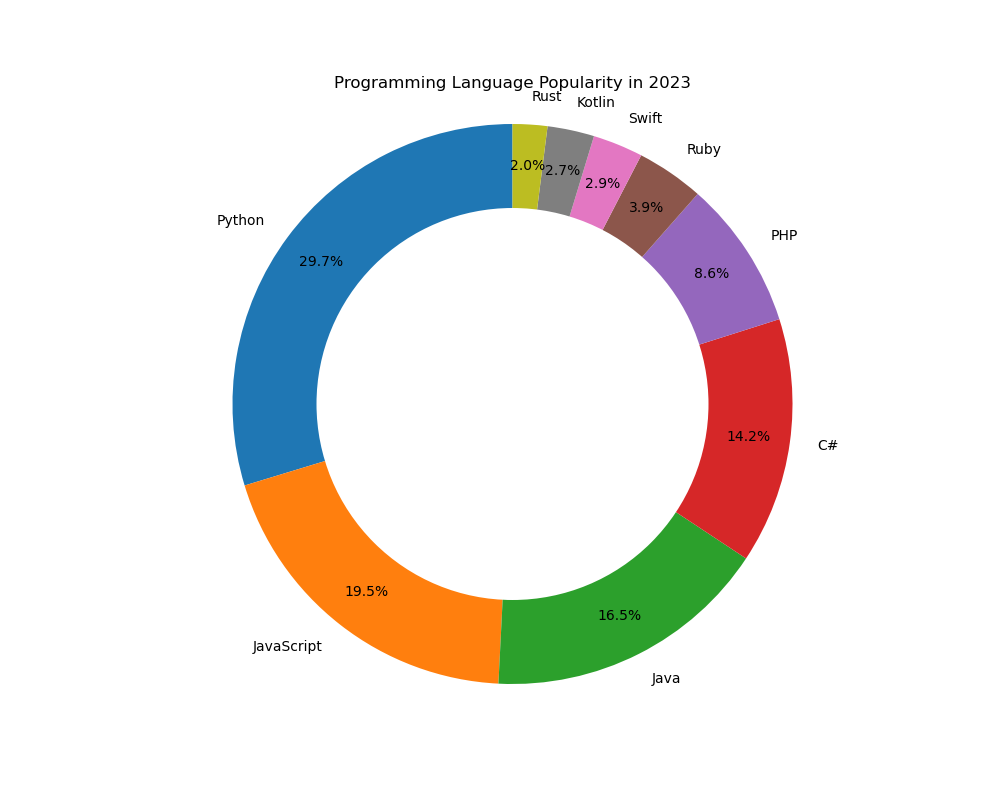

This figure's Python source:

import matplotlib.pyplot as plt

# Data for the pie chart
languages = ['Python', 'JavaScript', 'Java', 'C#', 'PHP', 'Ruby', 'Swift', 'Kotlin', 'Rust']
popularity = [29.7, 19.5, 16.5, 14.2, 8.6, 3.9, 2.9, 2.7, 2.0]

# Colors for each section of the pie chart
colors = ['#1f77b4', '#ff7f0e', '#2ca02c', '#d62728', '#9467bd', '#8c564b', '#e377c2', '#7f7f7f', '#bcbd22']

# Create a pie chart
plt.figure(figsize=(10, 8))  # Modify the size of the chart
plt.pie(popularity, labels=languages, colors=colors, startangle=90, autopct='%1.1f%%', pctdistance=0.85)

# Draw a circle at the center to turn the pie chart into a donut chart
centre_circle = plt.Circle((0, 0), 0.70, fc='white')
fig = plt.gcf()
fig.gca().add_artist(centre_circle)

# Set the title of the chart
plt.title('Programming Language Popularity in 2023')

# Equal aspect ratio ensures that pie is drawn as a circle
plt.axis('equal')

# Show the chart
plt.show()
